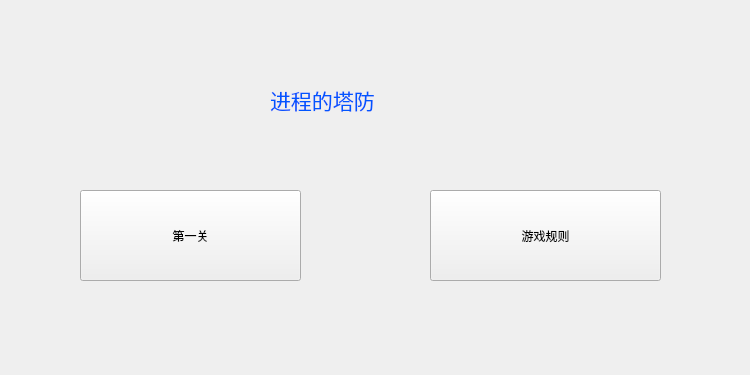
<?xml version="1.0" encoding="UTF-8"?>
<ui version="4.0">
 <class>Form</class>
 <widget class="QWidget" name="Form">
  <property name="geometry">
   <rect>
    <x>0</x>
    <y>0</y>
    <width>750</width>
    <height>375</height>
   </rect>
  </property>
  <property name="minimumSize">
   <size>
    <width>750</width>
    <height>375</height>
   </size>
  </property>
  <property name="maximumSize">
   <size>
    <width>750</width>
    <height>375</height>
   </size>
  </property>
  <property name="windowTitle">
   <string>Form</string>
  </property>
  <widget class="QPushButton" name="pushButton">
   <property name="geometry">
    <rect>
     <x>80</x>
     <y>190</y>
     <width>221</width>
     <height>91</height>
    </rect>
   </property>
   <property name="text">
    <string>第一关</string>
   </property>
   <property name="iconSize">
    <size>
     <width>30</width>
     <height>30</height>
    </size>
   </property>
   <property name="autoDefault">
    <bool>false</bool>
   </property>
  </widget>
  <widget class="QLabel" name="label">
   <property name="geometry">
    <rect>
     <x>270</x>
     <y>70</y>
     <width>191</width>
     <height>61</height>
    </rect>
   </property>
   <property name="text">
    <string>&lt;html&gt;&lt;head/&gt;&lt;body&gt;&lt;p&gt;&lt;span style=&quot; font-size:16pt; color:#0055ff;&quot;&gt;进程的塔防&lt;/span&gt;&lt;/p&gt;&lt;/body&gt;&lt;/html&gt;</string>
   </property>
  </widget>
  <widget class="QPushButton" name="pushButton_2">
   <property name="geometry">
    <rect>
     <x>430</x>
     <y>190</y>
     <width>231</width>
     <height>91</height>
    </rect>
   </property>
   <property name="text">
    <string>游戏规则</string>
   </property>
  </widget>
 </widget>
 <resources/>
 <connections/>
</ui>
